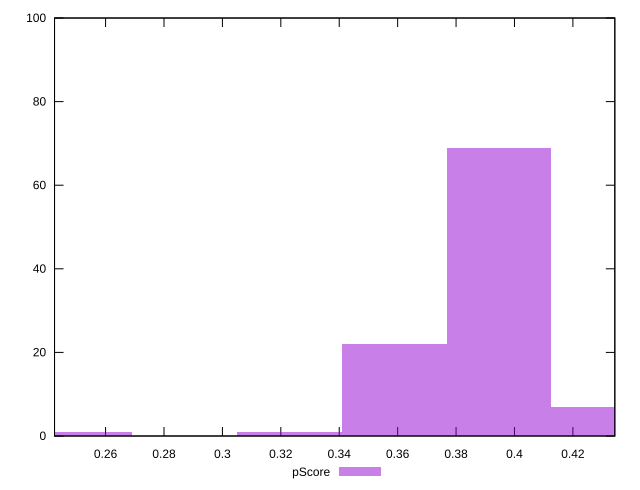

This figure's gnuplot source:
reset

$pScore <<EOF
0.25115529450465096 1
0.39467260565016576 69
0.35879327786378706 22
0.4305519334365445 7
0.32291395007740836 1
EOF

set key outside below
set boxwidth 0.03587932778637871
set xrange [0.2425197073059409:0.4343578459053614]
set yrange [0:100]
set trange [0:100]
set style fill transparent solid 0.5 noborder
set terminal svg size 640, 490 enhanced background rgb 'white'
set output "report_00008_2021-01-22T20:58:29.167/max-potential-fid/samples/pages/pScore/histogram.svg"

plot $pScore title "pScore" with boxes

reset
